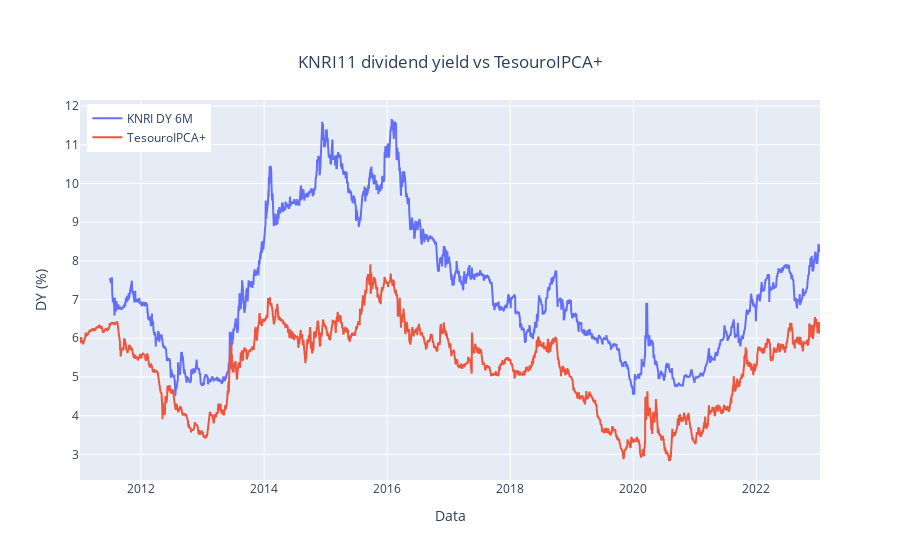

Write notebook code for a chart like this one.
### Code cell
# Fazer o mesmo gráfico, mas com o Plotly
# Plotar o DY em 3, 6 e 12 meses
fig = go.Figure()
fig.add_trace(go.Scatter(x=knri['datneg'], y=knri['dy_6m'] * 100, name='KNRI DY 6M'))
fig.add_trace(go.Scatter(x=knri['datneg'], y=knri['TesouroIPCA+'], name='TesouroIPCA+'))
fig.update_layout(
    title="KNRI11 dividend yield vs TesouroIPCA+",
    xaxis_title="Data",
    yaxis_title="DY (%)",
    title_x=0.5,
    title_y=0.85,
)
fig.update_layout(
    title={
        'y':0.9,
        'x':0.5,
        'xanchor': 'center',
        'yanchor': 'top'},
    font_family="Open Sans",
    # legend_title_text='Variáveis',
    # template="plotly_dark",
    legend=dict(
        x=0.01,
        y=0.99,
        traceorder="normal",
    ),
)
fig.update_traces(
    selector=dict(name="dy_12m"),
    name="Dividend Yield (12m)"
)
# Inserir texto "" na parte inferior do gráfico
fig.add_annotation(
    x=0.5,
    y=-0.3,
    xref="paper",
    yref="paper",
    text="Dividend Yield (média de 6 meses anualizada) e TesouroIPCA+ (títulos com venc. > 10 anos)",
    showarrow=False,
    font=dict(
        family="Open Sans",
        size=12,
        color="black"
    )
)


fig.show()

### Figure 1 — Plotly figure (JSON) as saved in the notebook; plotly's stock layout.template omitted (floating-point values rounded to 4 significant figures; data arrays with more than 128 entries replaced by an {"elided": "..."} marker saying what was removed)
{"data": [{"name": "KNRI DY 6M", "type": "scatter", "x": {"elided": "2972 str values"}, "y": {"elided": "2972 float values"}}, {"name": "TesouroIPCA+", "type": "scatter", "x": {"elided": "2972 str values"}, "y": {"elided": "2972 float values"}}], "layout": {"annotations": [{"font": {"color": "black", "family": "Open Sans", "size": 12}, "showarrow": false, "text": "Dividend Yield (média de 6 meses anualizada) e TesouroIPCA+ (títulos com venc. > 10 anos)", "x": 0.5, "xref": "paper", "y": -0.3, "yref": "paper"}], "font": {"family": "Open Sans"}, "legend": {"traceorder": "normal", "x": 0.01, "y": 0.99}, "title": {"text": "KNRI11 dividend yield vs TesouroIPCA+", "x": 0.5, "xanchor": "center", "y": 0.9, "yanchor": "top"}, "xaxis": {"title": {"text": "Data"}}, "yaxis": {"title": {"text": "DY (%)"}}}}
